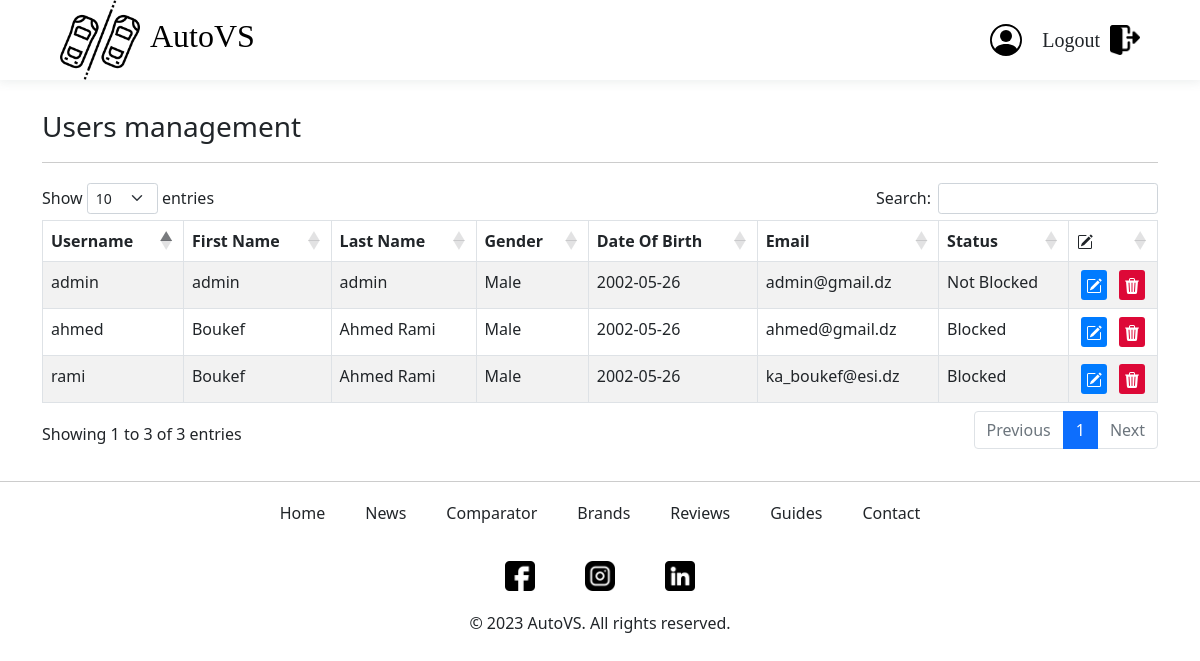
Before: /Admin/users/ (signed in) with the older database file.
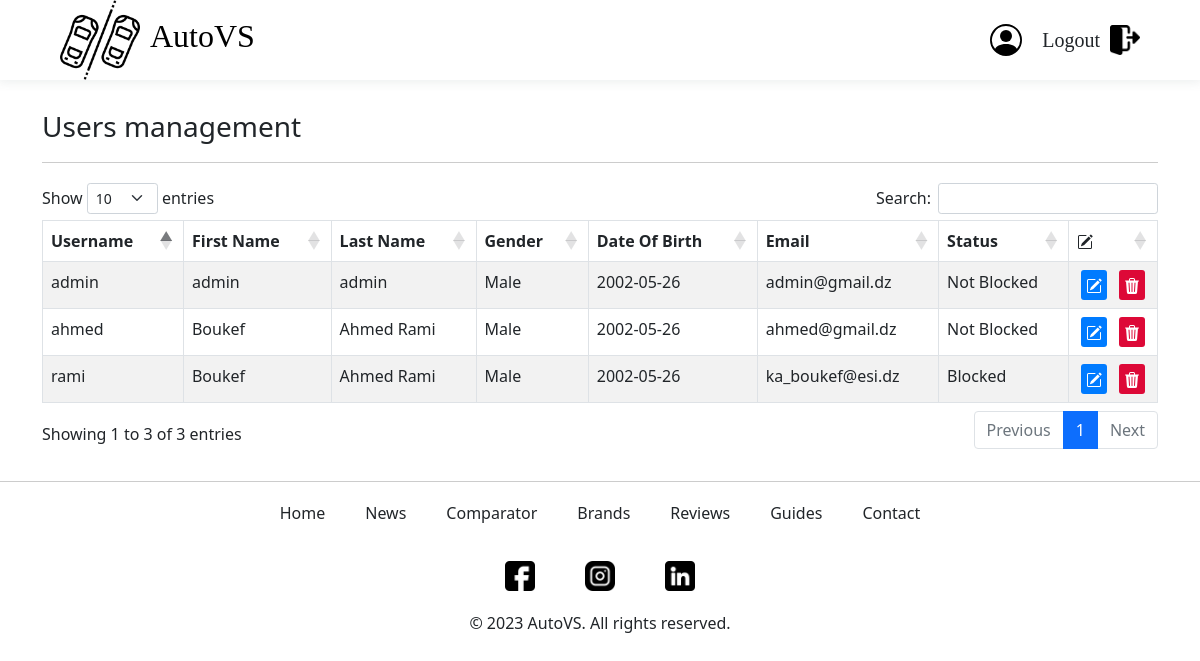
After: the same page with the newer database file.
### tables this page shows
CREATE TABLE IF NOT EXISTS `user` (
  `UserID` int(11) NOT NULL AUTO_INCREMENT,
  `username` varchar(255) NOT NULL,
  `FirstName` varchar(50) DEFAULT NULL,
  `LastName` varchar(50) DEFAULT NULL,
  `Gender` enum('Male','Female') DEFAULT NULL,
  `DateOfBirth` date DEFAULT NULL,
  `Email` varchar(100) DEFAULT NULL,
  `Password` varchar(255) DEFAULT NULL,
  `IsAuthenticated` tinyint(1) DEFAULT '1',
  `IsBlocked` tinyint(1) DEFAULT '0',
  `admin` tinyint(1) NOT NULL DEFAULT '0',
  PRIMARY KEY (`UserID`),
  UNIQUE KEY `username` (`username`)
);

### controllers/Admin/UsersPageController.php (called while the page is built, shortened)
<?php
require_once($_SERVER['DOCUMENT_ROOT'] . './Project/views/Admin/UsersPageView.php');
require_once($_SERVER['DOCUMENT_ROOT'] . './Project/Models/UserModel.php');
class AdminUsersPageController
{
    public function getUsers()
    {
        $model = new UserModel();
        return $model->getUsers();
    }
    public function showUsersPage()
    {
        $view = new AdminUsersPageView();
        $view->showUsersPage();
    }
}

### models/UserModel.php (called while the page is built, shortened)
<?php
class UserModel extends DBModel
{
    public function getUsers()
    {
        $db = $this->connect($this->host, $this->dbname, $this->username, $this->password);
        $sql = "SELECT * FROM user";
        $stmt = $db->prepare($sql);
        $stmt->execute();
        $users = $stmt->fetchAll();
        return $users;
    }
}

### views/Admin/UsersPageView.php (the view, shortened to what this page needs)
<?php
require_once($_SERVER['DOCUMENT_ROOT'] . './Project/views/Admin/LayoutView.php');
class AdminUsersPageView extends AdminLayoutView
{
    public function content()
    {
?>
        <div class="container">
            <div class="Handler">
                <h3>Users management</h3>
            </div>
            <table id="table" class="table table-striped table-bordered" style="width:100%">
                <thead>
                    <tr>
                        <th>Username</th>
                        <th>First Name</th>
                        <th>Last Name</th>
                        <th>Gender</th>
                        <th>Date Of Birth</th>
                        <th>Email</th>
                        <th>Status</th>
                        <th></th>
                    </tr>
                </thead>
                <tbody>
                    <?php
                    require_once($_SERVER['DOCUMENT_ROOT'] . '/Project/Controllers/Admin/UsersPageController.php');
                    $controller = new AdminUsersPageController();
                    $users = $controller->getUsers();
                    foreach ($users as $user) {
                    ?>
                        <tr>
                            <td><?= $user['username'] ?></td>
                            <td><?= $user['FirstName'] ?></td>
                            <td><?= $user['LastName'] ?></td>
                            <td><?= $user['Gender'] ?></td>
                            <td><?= $user['DateOfBirth'] ?></td>
                            <td><?= $user['Email'] ?></td>
                            <td><?= $user['IsBlocked'] ? "Blocked" : "Not Blocked" ?></td>
                            <td>
                                <div class="manage">
                                    <a href="/Project/Admin/users/modify/?id=<?= $user['UserID'] ?>"></a>
                                    <button onclick="deleteUser(<?= $user['UserID'] ?>)">
                                    </button>
                                </div>
                            </td>
                        </tr>
                    <?php
                    }
                    ?>
                </tbody>
            </table>
        </div>
<?php
    }
    public function showUsersPage()
    {
        $this->content();
    }
}

Changed rows visible on the page:
changed user "ahmed": IsBlocked "Blocked" → "Not Blocked"
